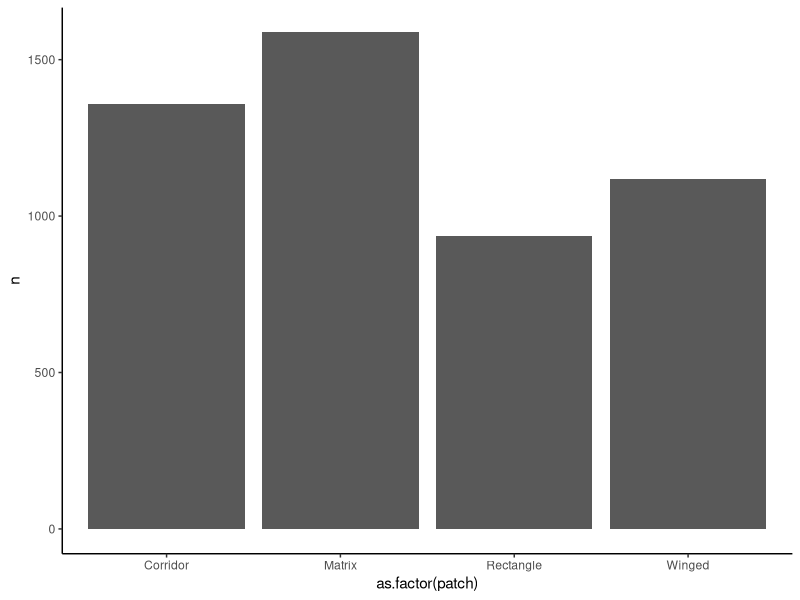
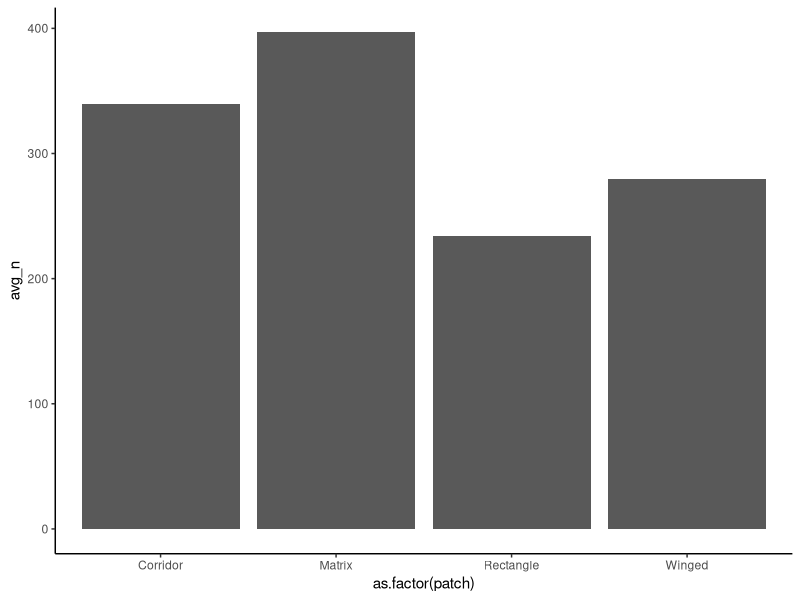
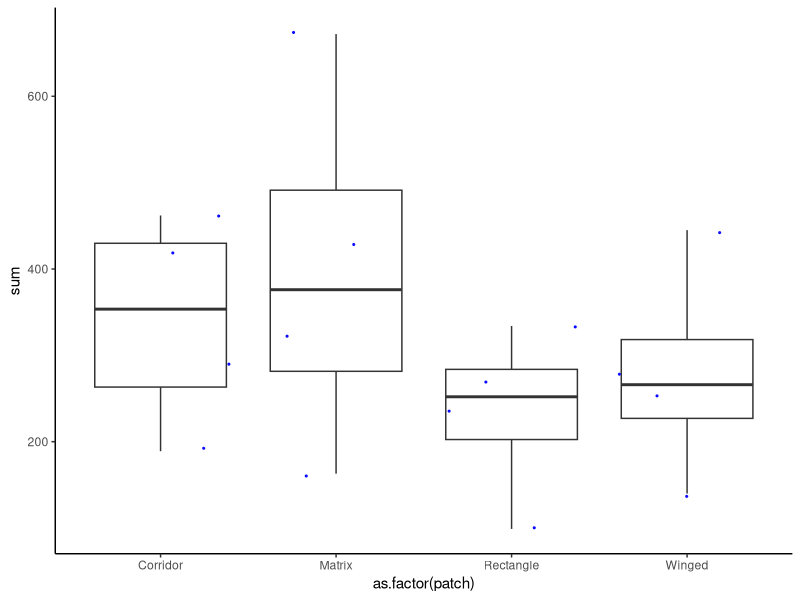
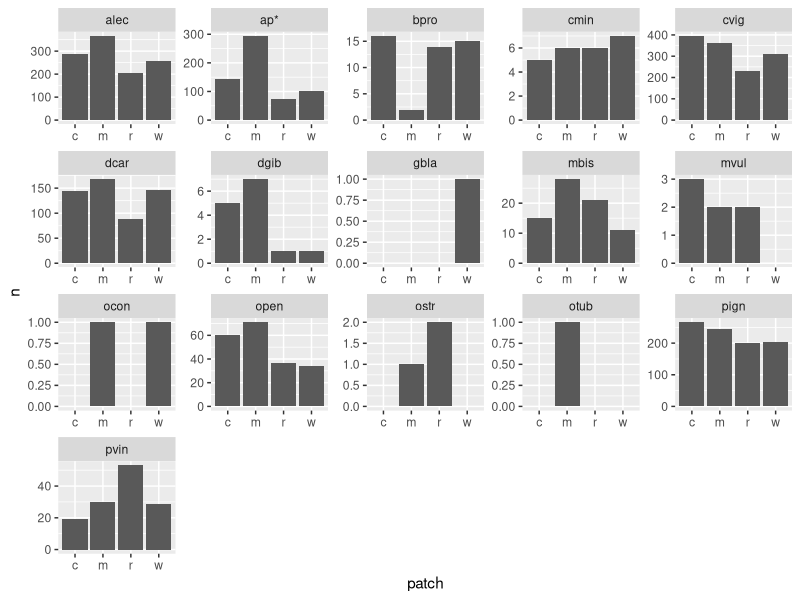
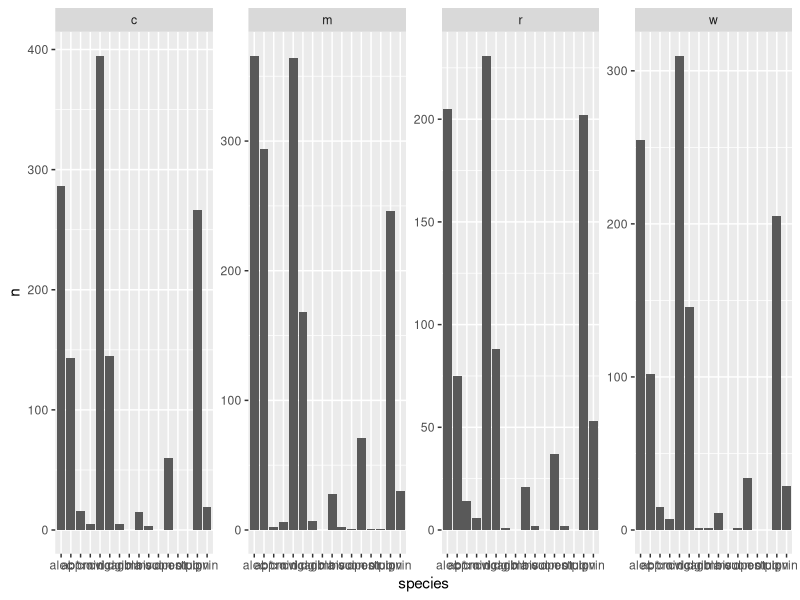

These charts were generated, in order, by the following R code: (Note: this script raises an error after producing the figures.)
# Script to import, clean, and organize EEC's Beetle data
# date: 25 september 2024

# load libraries ----------------------------------------------------------

library(tidyverse)
library(here)
library(lubridate) # to deal with dates https://lubridate.tidyverse.org/
library(vegan)
library(permute)
library(lattice)
# load data ---------------------------------------------------------------

btl_data<-read_csv(here("corridor_docs","eric_ms_thesis","ms_data","data_clean","clean_btl_counts.csv"))


# quick summaries to look over the sampling point information ---------------
# how many points in each block, how many points per treatment, etc.

# names(btl)
# 
# smpl_pts %>% 
#   group_by(block) %>% 
#   tally()
# 
# smpl_pts %>% 
#   group_by(block,patch) %>% 
#   tally()
# # what's up with 52?
# smpl_pts %>% 
#   group_by(block,patch,point) %>% 
#   tally() 
# 
# smpl_pts %>% 
#   group_by(block,patch,point) %>% 
#   tally() %>% 
#   filter(block=="52")
# 
# smpl_pts %>% 
#   group_by(date,block) %>% 
#   tally() 
# 
# smpl_pts %>% 
#   group_by(date,block) %>% 
#   tally() 



# summary data ------------------------------------------------------------


# total beetles captured --------------------------------------------------


total_N<-btl_data %>% summarise(n=sum(sum, na.rm=TRUE))


# total N by species ------------------------------------------------------


# total number of beetles sampled each round
total_N_sample<-btl_data %>%
  pivot_longer(pvin:ostr,names_to = "species",values_to = "n") %>% 
  group_by(date) %>% 
  summarise(n=sum(n, na.rm=TRUE)) %>% 
  arrange(date)
total_N_sample


# spp in order of no captured ---------------------------------------------


btl_order<-btl_data %>%
  pivot_longer(pvin:ostr,names_to = "species",values_to = "n") %>% 
  group_by(species) %>%
  summarize(n=sum(n, na.rm=TRUE)) %>%
  arrange(desc(n)) %>%
  mutate(species = reorder(species, desc(n)))
btl_order


btl_order_block_53n <-btl_data %>%
  pivot_longer(pvin:ostr,names_to = "species",values_to = "n") %>% 
  filter(block == "53n") %>%
  group_by(species) %>%
  summarize(n=sum(n, na.rm=TRUE)) %>%
  arrange(desc(n)) %>%
  mutate(species = reorder(species, desc(n)))

btl_order_block_8 <-btl_data %>%
  pivot_longer(pvin:ostr,names_to = "species",values_to = "n") %>% 
  filter(block == "8") %>%
  group_by(species) %>%
  summarize(n=sum(n, na.rm=TRUE)) %>%
  arrange(desc(n)) %>%
  mutate(species = reorder(species, desc(n)))

btl_order_block_52 <-btl_data %>%
  pivot_longer(pvin:ostr,names_to = "species",values_to = "n") %>% 
  filter(block == "52") %>%
  group_by(species) %>%
  summarize(n=sum(n, na.rm=TRUE)) %>%
  arrange(desc(n)) %>%
  mutate(species = reorder(species, desc(n)))

btl_order_block_54 <-btl_data %>%
  pivot_longer(pvin:ostr,names_to = "species",values_to = "n") %>% 
  filter(block == "54") %>%
  group_by(species) %>%
  summarize(n=sum(n, na.rm=TRUE)) %>%
  arrange(desc(n)) %>%
  mutate(species = reorder(species, desc(n)))

btl_order_m <-btl_data %>%
  pivot_longer(pvin:ostr,names_to = "species",values_to = "n") %>% 
  filter(patch == "m") %>%
  group_by(species) %>%
  summarize(n=sum(n, na.rm=TRUE)) %>%
  arrange(desc(n)) %>%
  mutate(species = reorder(species, desc(n)))

btl_order_c <-btl_data %>%
  pivot_longer(pvin:ostr,names_to = "species",values_to = "n") %>% 
  filter(patch == "c") %>%
  group_by(species) %>%
  summarize(n=sum(n, na.rm=TRUE)) %>%
  arrange(desc(n)) %>%
  mutate(species = reorder(species, desc(n)))

btl_order_w <-btl_data %>%
  pivot_longer(pvin:ostr,names_to = "species",values_to = "n") %>% 
  filter(patch == "w") %>%
  group_by(species) %>%
  summarize(n=sum(n, na.rm=TRUE)) %>%
  arrange(desc(n)) %>%
  mutate(species = reorder(species, desc(n)))

btl_order_r <-btl_data %>%
  pivot_longer(pvin:ostr,names_to = "species",values_to = "n") %>% 
  filter(patch == "r") %>%
  group_by(species) %>%
  summarize(n=sum(n, na.rm=TRUE)) %>%
  arrange(desc(n)) %>%
  mutate(species = reorder(species, desc(n)))

?filter
# abundance by patch ------------------------------------------------------




btl_sums_patch<-btl_data %>%
  select(-sum) %>% 
  pivot_longer(pvin:ostr,names_to = "species",values_to = "n") %>% 
  group_by(patch) %>%
  summarize(n=sum(n, na.rm=TRUE)) %>%
  arrange(patch,desc(n)) %>% 
  mutate(patch=case_when(
    patch == "c" ~ "Corridor",
    patch == "m" ~ "Matrix",
    patch == "w" ~ "Winged",
    patch == "r" ~ "Rectangle",
    .default = as.character(patch))) 

ggplot(btl_sums_patch, aes(x=as.factor(patch),
                           y=n)) +
  geom_bar(stat = "identity") +
  theme_classic()




# avg abundance per patch type --------------------------------------------



btl_avg_patch<-btl_data %>%
  select(-sum) %>% 
  pivot_longer(pvin:ostr,names_to = "species",values_to = "n") %>% 
  group_by(block,patch) %>%
  summarize(sum=sum(n, na.rm=TRUE)) %>%
  group_by(patch) %>%
  summarize(avg_n=mean(sum, na.rm=TRUE),
            sd_n=sd(sum, na.rm=TRUE)) %>%
  arrange(desc(avg_n)) %>% 
  mutate(patch=case_when(
    patch == "c" ~ "Corridor",
    patch == "m" ~ "Matrix",
    patch == "w" ~ "Winged",
    patch == "r" ~ "Rectangle",
    .default = as.character(patch))) 

ggplot(btl_avg_patch, aes(x=as.factor(patch),
                           y=avg_n)) +
  geom_bar(stat = "identity") +
  theme_classic()




btl_avg_patch2<-btl_data %>%
  select(-sum) %>% 
  pivot_longer(pvin:ostr,names_to = "species",values_to = "n") %>% 
  group_by(block,patch) %>%
  summarize(sum=sum(n, na.rm=TRUE)) %>%
  mutate(patch=case_when(
    patch == "c" ~ "Corridor",
    patch == "m" ~ "Matrix",
    patch == "w" ~ "Winged",
    patch == "r" ~ "Rectangle",
    .default = as.character(patch)))



ggplot(btl_avg_patch2, aes(x=as.factor(patch),
                           y=sum)) +
  geom_boxplot(stat = "boxplot") +
  geom_jitter(color="blue", size=0.4, alpha=0.9) +
  theme_classic()


# summaries by patch type -------------------------------------------------


btl_sums_patch<-btl_data %>%
  pivot_longer(pvin:ostr,names_to = "species",values_to = "n") %>% 
  group_by(species,patch) %>%
  summarize(n=sum(n, na.rm=TRUE)) %>%
  arrange(patch,desc(n))


btl_data_sums<-btl_data %>%
  pivot_longer(pvin:ostr,names_to = "species",values_to = "n") %>% 
  group_by(species,patch) %>%
  summarize(n=sum(n, na.rm=TRUE)) %>%
  arrange(patch,desc(n))

ggplot(btl_data_sums, aes(x=patch, y=n)) + 
  geom_bar(stat = "identity")+
  facet_wrap(vars(species),scales="free",ncol = 5) 



ggplot(btl_data_sums, aes(x=species, y=n)) + 
  geom_bar(stat = "identity")+
  facet_wrap(vars(patch),scales="free",ncol = 4) 




mega_spp<-btl_data %>%
  pivot_longer(pvin:ostr,names_to = "species",values_to = "n") %>% 
  group_by(species) %>% 
  summarise(n=sum(n, na.rm=TRUE)) %>% 
  filter(n>500) %>% 
  ungroup() %>% 
  select(species,n)%>% 
  arrange(desc(n))


rare_spp<-btl_data %>%
  pivot_longer(pvin:ostr,names_to = "species",values_to = "n") %>% 
  group_by(species) %>% 
  summarise(n=sum(n, na.rm=TRUE)) %>% 
  filter(n<50) %>% 
  ungroup() %>% 
  select(species,n) %>% 
  arrange(desc(n))



plot_n<-btl_data %>%
  pivot_longer(pvin:ostr,names_to = "species",values_to = "n") %>% 
  filter(species=="pign"|species=="alec"|species=="cvig")
plot_btl_n <- function(data) {
  btl_n_plot<-ggplot(plot_n,
                     aes(x=date,
                         y=n,
                         group=species,
                         color=species)) +
    geom_line()+
    geom_point()+
    # facet_wrap(vars(habitat))
    facet_grid(vars(species),vars(patch))+
    theme_bw()
}




# code for making a rarefaction curve -------------------------------------

# this pools all the points in a patch over the entire sampling season
# tou can then do a rarefaction curve for each patch in each block
# can also edit the. code to makle it one curve per block (allpatches pooled), 
# per patch type (all blocks polled) etc.

rarefaction_data<-btl_data %>%
  select(-c(month,day,year,sum,point,sample_id)) %>% 
  pivot_longer(pvin:ostr,names_to = "species",values_to = "n") %>% 
  mutate(sampling_date = as.integer(factor(date))) %>% 
  relocate(sampling_date,.before=1) %>% 
  # group_by(block,patch,sampling_date,species) %>%
  group_by(block,patch,species) %>%
  summarize(n=sum(n)) %>% 
  pivot_wider(values_from=n,names_from=species) %>% 
  filter(patch=="c") %>% 
  # mutate(row=paste(block,sampling_date,sep="-"),.before=1) %>% 
  mutate(row=paste(patch,block,sep="-"),.before=1) %>% 
  column_to_rownames("row") %>% 
  # select(-block,-patch,-sampling_date) 
  select(-block,-patch) 


#   
#   pivot_longer(pvin:ostr,names_to = "species",values_to = "n") %>% 
#   group_by(sample_id,species) %>% 
#   summarize(n=sum(n)) %>% 
#   pivot_wider(values_from=n,names_from=species) %>% 
#   column_to_rownames("sample_id") 
# 
# rarefaction_data<-btl_data %>% 
#   select(-c(month,day,year,date, block, point)) %>% 
#   pivot_longer(pvin:ostr,names_to = "species",values_to = "n") %>% 
#   group_by(patch,species) %>% 
#   summarize(n=sum(n)) %>% 
#   pivot_wider(values_from=n,names_from=species) %>% 
#   column_to_rownames("patch") 



### worked example for generating rarefaction curve
#?rarecurve
#?rarefy

#data(BCI)
#S <- specnumber(BCI) # observed number of species
#(Raremax <- min(rowSums(BCI)))

#Srare <- rarefy(BCI, Raremax)
#plot(S, Srare, xlab = "Observed No. of Species", ylab = "Rarefied No. of Species")
#abline(0, 1)

#rarecurve(BCI, step = 20, sample = Raremax, col = "blue", cex = 0.6)

# subsetting data so that there are no zeros 
rarefaction_data<-btl_data %>% 
  select(-c(month,day,year,date)) %>% 
  pivot_longer(pvin:ostr,names_to = "species",values_to = "n") %>% 
  group_by(sample_id,species) %>% 
  summarize(n=sum(n)) %>% 
  pivot_wider(values_from=n,names_from=species) %>% 
  column_to_rownames("sample_id") %>% 
  filter((rowSums(rarefaction_data) > 10)) 

s <- specnumber(rarefaction_data)
s
(raremax <- min(rowSums(rarefaction_data)))

btl.rare <- rarefy(rarefaction_data, raremax)
btl.rare
plot(s,btl.rare,xlab = "Observed No. of Species", ylab = "Rarefied No. of Species")


rarecurve(rarefaction_data, step = 20, sample = raremax, col = "blue", cex = 0.6)

rarecurve(rarefaction_data, 
          step = 20, 
          sample = raremax, 
          col = "blue", 
          cex = 0.6,
          label=FALSE)






# sandbox -----------------------------------------------------------------

#example hill function
#hill_num = renyi(data, hill= TRUE)

#btl_order<-btl_data %>%
  #pivot_longer(pvin:ostr,names_to = "species",values_to = "n") %>% 
  #group_by(species) %>%
  #summarize(n=sum(n, na.rm=TRUE)) %>%
  #arrange(desc(n)) %>%
  #mutate(species = reorder(species, desc(n)))
#btl_order

#btl_data_sums<-btl_data %>%
 # pivot_longer(pvin:ostr,names_to = "species",values_to = "n") %>% 
  #group_by(species,patch) %>%
  #summarize(n=sum(n, na.rm=TRUE)) %>%
  #arrange(patch,desc(n))


#btl_data_sums<-btl_data %>%
 # pivot_longer(pvin:ostr,names_to = "species",values_to = "n") %>% 
  #group_by(species,patch) %>%
  #summarize(n=sum(n, na.rm=TRUE)) %>%
  #arrange(patch,desc(n))

# species list by patch type
btl_spec_patch<- btl_data |>
  pivot_longer(pvin:ostr, names_to = "species", values_to = "n") |>
  group_by(species,patch) |>
  summarise(n=sum(n, na.rm=TRUE)) |>
  arrange(patch,desc(n)) |>
  pivot_wider(values_from=n,names_from=species) |>
  mutate(patch=case_when(
    patch == "c" ~ "Corridor",
    patch == "m" ~ "Matrix",
    patch == "w" ~ "Winged",
    patch == "r" ~ "Rectangle",
    .default = as.character(patch))) |>
  column_to_rownames("patch")
# hill number comparisson 
hill_btl <- renyi(btl_spec_patch, hill = TRUE)

hill_plot<-plot(hill_btl)
hill_plot
# ggsave(hill_plot, 
#        "hill_plot.png")
# bray curtis
#example
#taxa_bray = vegan::vegdist(data, method = "bray", binary = FALSE)
#taxa_bray

taxa_bray <- vegan::vegdist(btl_spec_patch, method = "bray", binary = FALSE)
taxa_bray

btl_spec_patch<- btl_data |>
  pivot_longer(pvin:ostr, names_to = "species", values_to = "n") |>
  group_by(species,patch) |>
  summarise(n=sum(n, na.rm=TRUE)) |>
  arrange(patch,desc(n)) |>
  pivot_wider(values_from=n,names_from=species) |> 
  column_to_rownames("patch")


rarefaction_data<-btl_data %>% 
  select(-c(month,day,year,date)) %>% 
  pivot_longer(pvin:ostr,names_to = "species",values_to = "n") %>% 
  group_by(sample_id,species) %>% 
  summarize(n=sum(n)) %>% 
  pivot_wider(values_from=n,names_from=species) %>% 
  column_to_rownames("sample_id") %>% 
  filter((rowSums(rarefaction_data) > 10)) 

s <- specnumber(btl_spec_patch)
s
(raremax <- min(rowSums(btl_spec_patch)))

btl.rare <- rarefy(btl_spec_patch, raremax)
btl.rare
plot(s,btl.rare,xlab = "Observed No. of Species", ylab = "Rarefied No. of Species")


rarecurve(btl_spec_patch, step = 20, sample = raremax, col = "blue", cex = 0.6)

rarecurve(rarefaction_data, 
          step = 20, 
          sample = raremax, 
          col = "blue", 
          cex = 0.6,
          label=FALSE)



N_by_spp<-btl_data %>% 
  summarise(across(where(is.numeric), ~ sum(.x, na.rm = TRUE))) %>% 
  select(-c(sample_id,point,month,day,year,sum)) %>% 
  pivot_longer(pvin:ostr,names_to = "species",values_to = "n") %>% 
  arrange(desc(n))
  



# total N by date type --------------------------------------------------


N_by_patch<-btl_data %>% 
  group_by(date)


  summarise(across(where(is.numeric), ~ sum(.x, na.rm = TRUE))) %>% 
  select(-c(sample_id,point,month,day,year,sum)) %>% 
  pivot_longer(pvin:ostr,names_to = "species",values_to = "n") %>% 
  arrange(desc(n)) 















# species diversity -------------------------------------------------------



btl_summary<-btl_counts %>% 
  select(-c(sample_id,block,point,month,day)) %>% 
  group_by(patch) %>% 
  summarize(across(everything(), ~ sum(.x, na.rm = TRUE))) %>% 
  filter(!is.na(patch)) %>% 
  select(-sum) %>% 
  column_to_rownames("patch")



summarize(sum=sum(c_across(pvin:ocon), na.rm = TRUE)) %>% 
  filter(!is.na(patch))
btls<-btl_summary %>% 
  
  
  
  
  
  btls<-btl_counts %>% 
  select(-c(sum,sample_id,block,point, month, day)) %>% 
  # column_to_rownames("sample_id")
  column_to_rownames("patch")







site_type <- env %>% 
  select(block, patch)
# How speciose are my communities?

# specnumber() will tell you the number of species within each sample. 
# You can then run an analysis of variance to ask if mean species richness 
# is significantly different across sites.

sppr <- specnumber(btl_summary)

# analysis of variance takes the same form as the usual models you'd see in R
# response ~ dependent, data = environmental grouping
# sppr_aov <- aov(sppr ~ patch, data = site_type)
# summary(sppr_aov)

shannondiv <- diversity(btl_summary)
head(shannondiv)

# rarefaction



btl_summary<-btl_counts %>% 
  select(-c(patch,block,point,month,day)) %>% 
  # select(-c(sample_id,block,point,month,day)) %>% 
  # group_by(patch) %>% 
  filter(sum>0) %>% 
  select(-sum) %>% 
  column_to_rownames("sample_id")



spAbund <- rowSums(btl_summary)  #gives the number of individuals found in each plot
spAbund # view observations per plot 
# ufl graduation deadlines graduate school

#rarefaction uses the smallest number of 
# observations per sample to extrapolate the expected number if all other 
# samples only had that number of observations
raremin <- min(rowSums(btl_summary))  
raremin # view smallest # of obs 


sRare <- rarefy(btl_summary, raremin) # now use function rarefy
sRare #give
rarecurve(btl_summary, col = "blue") 
